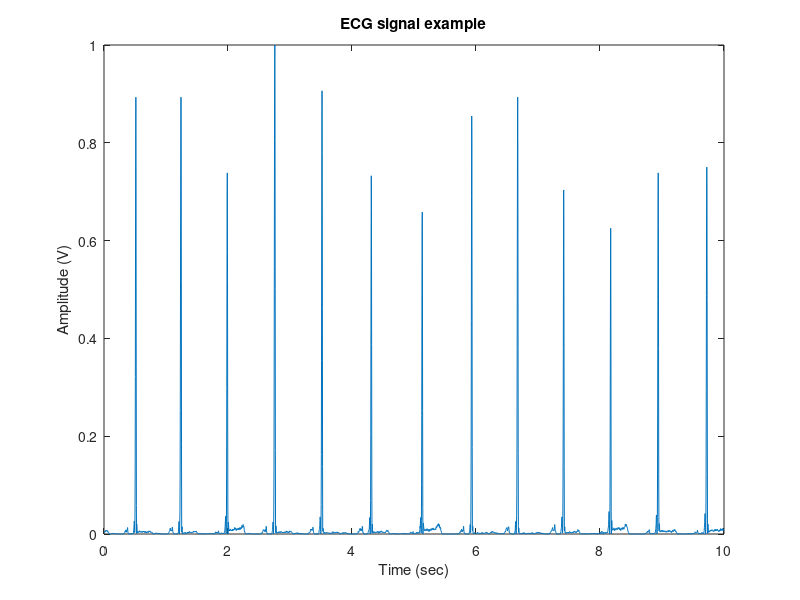
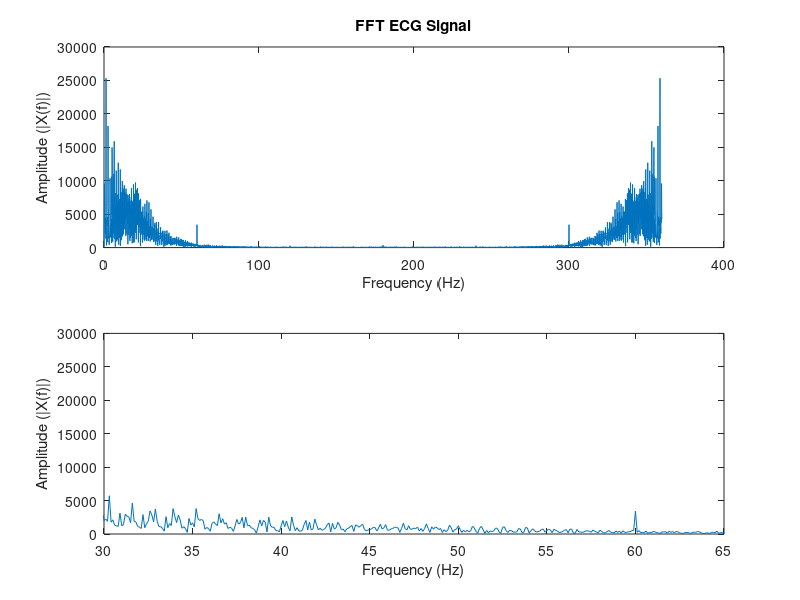

Reproduce these figures in MATLAB, in order. (Note: this script raises an error after producing the figures.)
%{ 
Midterm Problem 3
Linear Systems
Alyssa Jackson
%}

close all; clear all; clc;

%% load signal
ECG_signal = load('100m.mat') ;
x = ECG_signal.val ;
Fs = ECG_signal.Fs ;

% Removing the DC Offset from the Signal
x = x - mean(x);

% Finding the Time Scale of the Signal
T = 1/Fs;
N = length(x);

t = (0:N-1)*T;

% Normalizing the Signal
Norm_signal = x.^2;
Norm_signal = Norm_signal / max(abs(Norm_signal));

figure("Name","Part 1");
plot(t, Norm_signal)
title('ECG signal example')
xlabel("Time (sec)");
ylabel("Amplitude (V)");

% FTT Computations
Y = abs(fft(x));

f = ([0:N-1]/N)*Fs;

figure("Name","Part 2")
subplot(2,1,1)
plot(f, Y)
title("FFT ECG Signal")
xlabel("Frequency (Hz)");
ylabel("Amplitude (|X(f)|)");

subplot(2,1,2)
plot(f, Y)
xlabel("Frequency (Hz)");
ylabel("Amplitude (|X(f)|)");
xlim([30 65])

% Filtering Out the Noise from the Signal
% Noise Frequencies
fc1 = 35;
fc2 = 60;
fc = [5 30];

fs = Fs;
syms z;
[b,a] = butter(6,fc/(fs/2));
%freqz(b,a,[],fs);
filtered_data= filtfilt(b, a, x); % zero-phase shift

figure("Name","Part 3 (i")
plot(t, filtered_data)
title("Filtered ECG Signal w/ filtfilt function")
xlabel("Time (sec)");
ylabel("Amplitude (V)");

Y2 = abs(fft(filtered_data));

f = ([0:N-1]/N)*Fs;

figure("Name","Part 3 (ii")
subplot(2,1,1)
plot(f, Y2)
title("FFT ECG Signal")
xlabel("Frequency (Hz)");
ylabel("Amplitude (|X(f)|)");

subplot(2,1,2)
plot(f, Y2)
xlabel("Frequency (Hz)");
ylabel("Amplitude (|X(f)|)");
xlim([30 65])

% Finding the QRS Complex Peaks
h = ones (1,36)/36; % 0.1secs
% Apply filter
x = conv (Norm_signal ,h,'same');
x = x/max(abs(x));

max_h = max(x);
thresh = 2*mean(x);
poss_reg =(x>thresh*max_h)';

left = find(diff([0 poss_reg'])==1);
right = find(diff([poss_reg' 0])==-1);

for i=1:length(left)
    [R_value(i) R_loc(i)] = max(x(left(i):right(i)));
    R_loc(i) = R_loc(i)-1+left(i); % add offset
end

freq_heartbeat = length(left)/max(t);

% Using Findpeaks functions
[pks, locs] = findpeaks(Norm_signal);
other_freq = length(pks)/max(t);

figure("Name","Part 5")
subplot(2,1,1); hold on;
plot(t,x,'b')
plot(t(R_loc),x(R_loc),'m*','LineWidth',5)
title(['Dominant Frequency of the ECG is ', num2str(freq_heartbeat), 'Hz'])
xlabel("Time (sec)");
ylabel("Amplitude (V)");

subplot(2,1,2); hold on;
plot(t,x,'b')
plot(t(locs),x(locs),'m*','LineWidth',5)
title(['Dominant Frequency of the ECG is ', num2str(other_freq), 'Hz'])
xlabel("Time (sec)");
ylabel("Amplitude (V)");

% Safe to say that our code calculation is much more accurate than the
% findpeaks() function due to the fact that we can find the QRS Complex
% and use it to find the highest peak to find the bpm.
